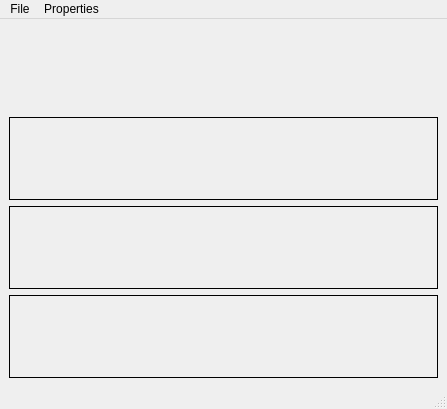
<ui version="4.0" >
 <author></author>
 <comment></comment>
 <exportmacro></exportmacro>
 <class>UITextEditorDemo</class>
 <widget class="QMainWindow" name="UITextEditorDemo" >
  <property name="geometry" >
   <rect>
    <x>0</x>
    <y>0</y>
    <width>447</width>
    <height>409</height>
   </rect>
  </property>
  <property name="windowTitle" >
   <string>TextEditor Demo</string>
  </property>
  <widget class="QWidget" name="centralwidget" >
   <layout class="QVBoxLayout" >
    <property name="margin" >
     <number>9</number>
    </property>
    <property name="spacing" >
     <number>6</number>
    </property>
    <item>
     <widget class="TextEditor" name="teEditor" />
    </item>
    <item>
     <widget class="QLabel" name="lOverwriteMode" >
      <property name="frameShape" >
       <enum>QFrame::Box</enum>
      </property>
     </widget>
    </item>
    <item>
     <widget class="QLabel" name="lCursorPosition" >
      <property name="frameShape" >
       <enum>QFrame::Box</enum>
      </property>
     </widget>
    </item>
    <item>
     <widget class="QLabel" name="lIndentMethod" >
      <property name="frameShape" >
       <enum>QFrame::Box</enum>
      </property>
     </widget>
    </item>
   </layout>
  </widget>
  <widget class="QMenuBar" name="mBar" >
   <property name="geometry" >
    <rect>
     <x>0</x>
     <y>0</y>
     <width>447</width>
     <height>31</height>
    </rect>
   </property>
   <widget class="QMenu" name="menuFile" >
    <property name="title" >
     <string>File</string>
    </property>
    <addaction name="actionOpen" />
    <addaction name="actionClose" />
    <addaction name="separator" />
    <addaction name="actionQuit" />
   </widget>
   <widget class="QMenu" name="menuProperties" >
    <property name="title" >
     <string>Properties</string>
    </property>
    <addaction name="actionSetIndentMethod" />
    <addaction name="actionSetHighlightCurrentLine" />
    <addaction name="actionSetCurrentLineColor" />
    <addaction name="actionSetLimitLine" />
    <addaction name="actionSetLimitLineColor" />
    <addaction name="actionSetTabSize" />
    <addaction name="actionSetBackupFile" />
    <addaction name="actionSetFilePath" />
    <addaction name="actionSetScrollLines" />
    <addaction name="actionSetSelectionColor" />
    <addaction name="actionSetBackgroundColor" />
    <addaction name="actionSetDefaultComponents" />
   </widget>
   <addaction name="menuFile" />
   <addaction name="menuProperties" />
  </widget>
  <widget class="QStatusBar" name="sBar" >
   <property name="geometry" >
    <rect>
     <x>0</x>
     <y>385</y>
     <width>447</width>
     <height>24</height>
    </rect>
   </property>
  </widget>
  <action name="actionSetHighlightCurrentLine" >
   <property name="text" >
    <string>SetHighlightCurrentLine</string>
   </property>
  </action>
  <action name="actionSetCurrentLineColor" >
   <property name="text" >
    <string>SetCurrentLineColor</string>
   </property>
  </action>
  <action name="actionSetLimitLine" >
   <property name="text" >
    <string>SetLimitLine</string>
   </property>
  </action>
  <action name="actionSetLimitLineColor" >
   <property name="text" >
    <string>SetLimitLineColor</string>
   </property>
  </action>
  <action name="actionSetTabSize" >
   <property name="text" >
    <string>SetTabSize</string>
   </property>
  </action>
  <action name="actionSetBackupFile" >
   <property name="text" >
    <string>SetBackupFile</string>
   </property>
  </action>
  <action name="actionSetFilePath" >
   <property name="text" >
    <string>SetFilePath</string>
   </property>
  </action>
  <action name="actionSetScrollLines" >
   <property name="text" >
    <string>SetScrollLines</string>
   </property>
  </action>
  <action name="actionSetSelectionColor" >
   <property name="text" >
    <string>SetSelectionColor</string>
   </property>
  </action>
  <action name="actionSetBackgroundColor" >
   <property name="text" >
    <string>SetBackgroundColor</string>
   </property>
  </action>
  <action name="actionSetDefaultComponents" >
   <property name="text" >
    <string>SetDefaultComponents</string>
   </property>
  </action>
  <action name="actionSetIndentMethod" >
   <property name="text" >
    <string>SetIndentMethod</string>
   </property>
  </action>
  <action name="actionOpen" >
   <property name="text" >
    <string>Open</string>
   </property>
  </action>
  <action name="actionClose" >
   <property name="text" >
    <string>Close</string>
   </property>
  </action>
  <action name="actionQuit" >
   <property name="text" >
    <string>Quit</string>
   </property>
  </action>
 </widget>
 <pixmapfunction></pixmapfunction>
 <customwidgets>
  <customwidget>
   <class>TextEditor</class>
   <extends></extends>
   <header>TextEditor.h</header>
   <container>0</container>
   <pixmap></pixmap>
  </customwidget>
 </customwidgets>
 <resources/>
 <connections/>
</ui>
